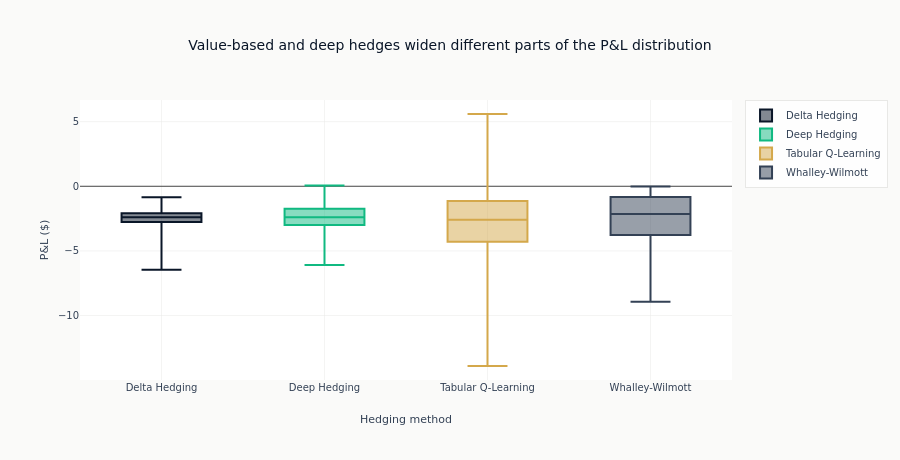

Here is the notebook cell this chart was saved with:
### Code cell
# Distribution comparison with boxes and all tails retained.
fig = go.Figure()

colors = {
    "Delta Hedging": COLORS["blue"],
    "Whalley-Wilmott": COLORS["neutral"],
    "Tabular Q-Learning": COLORS["amber"],
    "Deep Hedging": COLORS["positive"],
}

for name, pnl in methods.items():
    fig.add_trace(
        go.Box(
            y=pnl,
            name=name,
            marker_color=colors[name],
            boxpoints=False,
        )
    )

fig.update_layout(
    title="Value-based and deep hedges widen different parts of the P&L distribution",
    xaxis_title="Hedging method",
    yaxis_title="P&L ($)",
    height=460,
)

fig.show()

### Figure 1 — Plotly figure (JSON) as saved in the notebook; plotly's stock layout.template omitted (floating-point values rounded to 4 significant figures; data arrays with more than 128 entries replaced by an {"elided": "..."} marker saying what was removed)
{"data": [{"boxpoints": false, "marker": {"color": "#0a1628"}, "name": "Delta Hedging", "type": "box", "y": {"elided": "10000 float values"}}, {"boxpoints": false, "marker": {"color": "#10b981"}, "name": "Deep Hedging", "type": "box", "y": {"elided": "10000 float values"}}, {"boxpoints": false, "marker": {"color": "#D4A84B"}, "name": "Tabular Q-Learning", "type": "box", "y": {"elided": "10000 float values"}}, {"boxpoints": false, "marker": {"color": "#334155"}, "name": "Whalley-Wilmott", "type": "box", "y": {"elided": "10000 float values"}}], "layout": {"height": 460, "title": {"text": "Value-based and deep hedges widen different parts of the P&L distribution"}, "xaxis": {"title": {"text": "Hedging method"}}, "yaxis": {"title": {"text": "P&L ($)"}}}}
